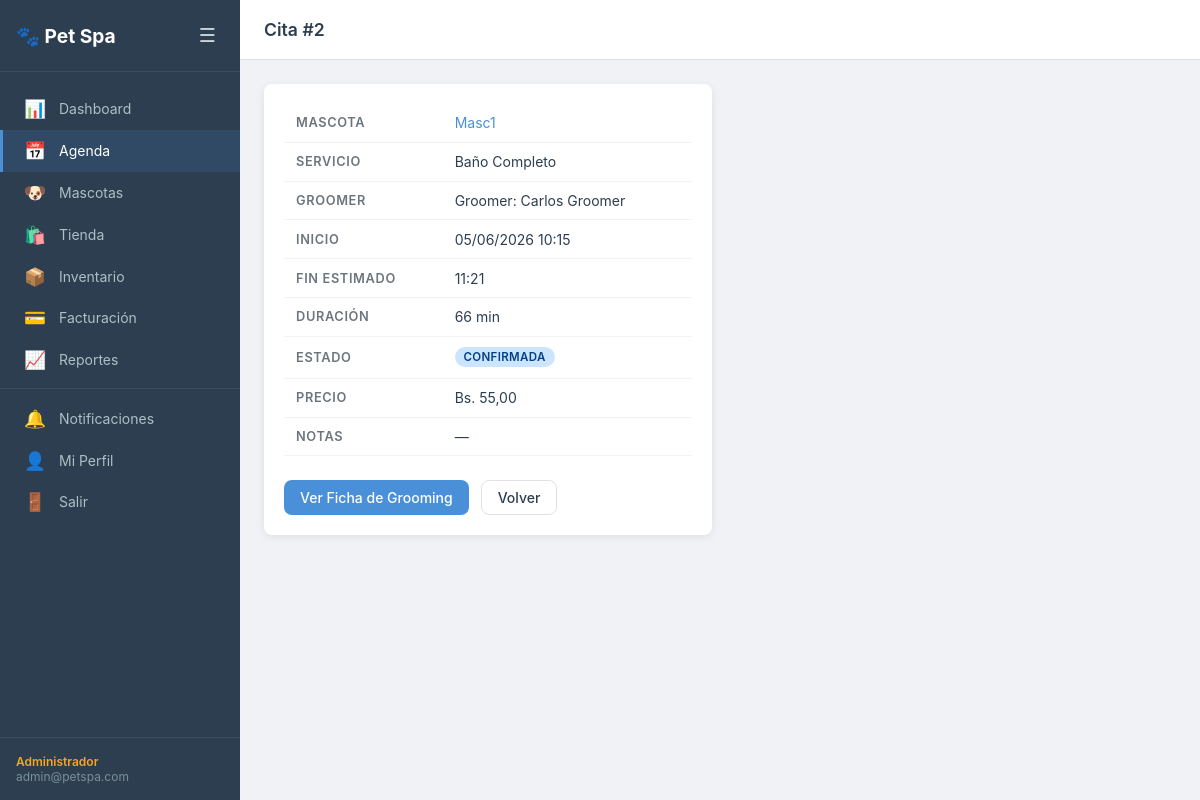
Screenshot of /agenda/cita/2/ (signed in) with the database file from the repository.
### apps/usuarios/models.py (models this page shows, shortened)
class Usuario(AbstractUser):
    rol                = models.ForeignKey(Rol, on_delete=models.SET_NULL, null=True, blank=True)
    telefono           = models.CharField(max_length=20, blank=True)
    email              = models.EmailField(unique=True)
    email_verificado   = models.BooleanField(default=False)
    token_activacion   = models.CharField(max_length=64, blank=True)
    token_expiracion   = models.DateTimeField(null=True, blank=True)
    intentos_fallidos  = models.IntegerField(default=0)
    bloqueado_hasta    = models.DateTimeField(null=True, blank=True)
    two_factor_secret  = models.CharField(max_length=32, blank=True)
    two_factor_activo  = models.BooleanField(default=False)
    ultimo_acceso      = models.DateTimeField(null=True, blank=True)
    USERNAME_FIELD = 'email'
    REQUIRED_FIELDS = ['username']
    class Meta:
        verbose_name = 'Usuario'
        verbose_name_plural = 'Usuarios'
    def tiene_rol(self, nombre_rol):
        return self.rol and self.rol.nombre == nombre_rol
    def es_groomer(self):
        return self.tiene_rol('groomer')

class Rol(models.Model):
    NOMBRES = [
        ('admin', 'Administrador'),
        ('recepcion', 'Recepción'),
        ('groomer', 'Groomer'),
        ('cliente', 'Cliente'),
    ]
    nombre      = models.CharField(max_length=50, unique=True, choices=NOMBRES)
    descripcion = models.TextField(blank=True)
    def __str__(self):
        return self.get_nombre_display()

### apps/agenda/models.py (models this page shows, shortened)
class Cita(models.Model):
    ESTADO = [
        ('agendada', 'Agendada'),
        ('confirmada', 'Confirmada'),
        ('en_progreso', 'En Progreso'),
        ('completada', 'Completada'),
        ('cancelada', 'Cancelada'),
        ('no_asistio', 'No Asistió'),
    ]
    mascota              = models.ForeignKey(Mascota, on_delete=models.CASCADE, related_name='citas')
    groomer              = models.ForeignKey(Groomer, on_delete=models.PROTECT, related_name='citas')
    servicio             = models.ForeignKey(Servicio, on_delete=models.PROTECT)
    fecha_hora_inicio    = models.DateTimeField()
    fecha_hora_fin       = models.DateTimeField()
    duracion_real        = models.IntegerField(null=True, blank=True)
    estado               = models.CharField(max_length=20, choices=ESTADO, default='agendada')
    creado_por           = models.ForeignKey(Usuario, on_delete=models.SET_NULL, null=True,
                               related_name='citas_creadas')
    reprogramado_por     = models.ForeignKey(Usuario, on_delete=models.SET_NULL, null=True, blank=True,
                               related_name='citas_reprogramadas')
    fecha_reprogramacion = models.DateTimeField(null=True, blank=True)
    notas                = models.TextField(blank=True)
    precio_calculado     = models.DecimalField(max_digits=8, decimal_places=2, default=0)
    creado_en            = models.DateTimeField(auto_now_add=True)
    class Meta:
        ordering = ['fecha_hora_inicio']
    def duracion_minutos(self):
        delta = self.fecha_hora_fin - self.fecha_hora_inicio
        return int(delta.total_seconds() / 60)

class Servicio(models.Model):
    nombre                       = models.CharField(max_length=100)
    descripcion                  = models.TextField(blank=True)
    duracion_base_minutos        = models.IntegerField(default=60)
    precio_base                  = models.DecimalField(max_digits=8, decimal_places=2)
    permite_doble_booking        = models.BooleanField(default=False)
    requiere_bloqueo_consecutivo = models.BooleanField(default=False)
    factor_tamanio_raza          = models.JSONField(default=dict, blank=True)
    consumo_insumos              = models.JSONField(default=dict, blank=True)
    activo                       = models.BooleanField(default=True)

class Groomer(models.Model):
    usuario              = models.OneToOneField(Usuario, on_delete=models.CASCADE, related_name='groomer')
    especialidad         = models.CharField(max_length=100, blank=True)
    capacidad_simultanea = models.IntegerField(default=1)
    horario_trabajo      = models.JSONField(default=dict, blank=True)
    esta_activo          = models.BooleanField(default=True)
    def __str__(self):
        return f"Groomer: {self.usuario.get_full_name() or self.usuario.email}"

### apps/mascotas/models.py (models this page shows, shortened)
class Mascota(models.Model):
    TAMANIO = [
        ('pequeno', 'Pequeño'),
        ('mediano', 'Mediano'),
        ('grande', 'Grande'),
        ('gigante', 'Gigante'),
    ]
    TEMPERAMENTO = [
        ('tranquilo', 'Tranquilo'),
        ('nervioso', 'Nervioso'),
        ('agresivo', 'Agresivo'),
        ('inquieto', 'Inquieto'),
    ]
    duenos           = models.ManyToManyField(Cliente, through='MascotaDueno', related_name='mascotas')
    nombre           = models.CharField(max_length=100)
    especie          = models.CharField(max_length=50)
    raza             = models.CharField(max_length=100)
    tamanio          = models.CharField(max_length=20, choices=TAMANIO)
    fecha_nacimiento = models.DateField()
    alergias         = models.TextField(blank=True)
    temperamento     = models.CharField(max_length=20, choices=TEMPERAMENTO, default='tranquilo')
    peso_kg          = models.DecimalField(max_digits=5, decimal_places=2, default=0)
    restricciones    = models.TextField(blank=True)
    foto_perfil      = models.ImageField(upload_to='mascotas/perfil/', blank=True)
    activa           = models.BooleanField(default=True)
    creado_en        = models.DateTimeField(auto_now_add=True)

### apps/agenda/views.py (the view, shortened to what this page needs)
# urls.py: path('cita/<int:pk>/', views.detalle_cita, name='detalle_cita'),
@login_requerido
def detalle_cita(request, pk):
    cita = get_object_or_404(Cita, pk=pk)
    return render(request, 'agenda/detalle_cita.html', {'cita': cita})

### templates/agenda/detalle_cita.html (shortened to what this page needs)
{% extends 'base.html' %}
{% block page_title %}Cita #{{ cita.pk }}{% endblock %}
{% block content %}
<div class="detail-grid">
  <div class="card">
    <div class="card-body">
      <table class="table">
        <tr><th>Mascota</th><td><a href="{% url 'mascotas:detalle' cita.mascota.pk %}">{{ cita.mascota.nombre }}</a></td></tr>
        <tr><th>Servicio</th><td>{{ cita.servicio.nombre }}</td></tr>
        <tr><th>Groomer</th><td>{{ cita.groomer }}</td></tr>
        <tr><th>Inicio</th><td>{{ cita.fecha_hora_inicio|date:"d/m/Y H:i" }}</td></tr>
        <tr><th>Fin estimado</th><td>{{ cita.fecha_hora_fin|date:"H:i" }}</td></tr>
        <tr><th>Duración</th><td>{{ cita.duracion_minutos }} min</td></tr>
        <tr><th>Estado</th><td><span class="badge badge-{{ cita.estado }}">{{ cita.get_estado_display }}</span></td></tr>
        <tr><th>Precio</th><td>Bs. {{ cita.precio_calculado }}</td></tr>
        <tr><th>Notas</th><td>{{ cita.notas|default:"—" }}</td></tr>
      </table>
      <div class="form-actions">
        {% if cita.ficha %}
        <a href="{% url 'grooming:ficha' cita.ficha.pk %}" class="btn btn-primary">Ver Ficha de Grooming</a>
        {% endif %}
        <a href="{% url 'agenda:calendario' %}" class="btn btn-outline">Volver</a>
      </div>
    </div>
  </div>
</div>
{% endblock %}

### templates/base.html (shortened to what this page needs)
{% load static %}
<!DOCTYPE html>
<html lang="es">
<head>
  <link rel="stylesheet" href="{% static 'css/base.css' %}">
</head>
<body>
<div class="layout">
  <aside class="sidebar" id="sidebar">
    <div class="sidebar-header">
      <span class="logo">🐾 Pet Spa</span>
      <button class="sidebar-toggle" onclick="toggleSidebar()">☰</button>
    </div>
    <nav class="sidebar-nav">
      <a href="{% url 'dashboard:inicio' %}" class="nav-item {% if request.resolver_match.namespace == 'dashboard' %}active{% endif %}">
        <span class="nav-icon">📊</span><span class="nav-label">Dashboard</span>
      </a>
      {% if user.rol.nombre != 'cliente' %}
      <a href="{% url 'agenda:calendario' %}" class="nav-item {% if request.resolver_match.namespace == 'agenda' %}active{% endif %}">
        <span class="nav-icon">📅</span><span class="nav-label">Agenda</span>
      </a>
      {% endif %}
      <a href="{% url 'mascotas:lista' %}" class="nav-item {% if request.resolver_match.namespace == 'mascotas' %}active{% endif %}">
        <span class="nav-icon">🐶</span><span class="nav-label">Mascotas</span>
      </a>
      <a href="{% url 'tienda:catalogo' %}" class="nav-item {% if request.resolver_match.namespace == 'tienda' %}active{% endif %}">
        <span class="nav-icon">🛍️</span><span class="nav-label">Tienda</span>
      </a>
      {% if user.rol.nombre in 'admin,recepcion' %}
      <a href="{% url 'inventario:lista' %}" class="nav-item {% if request.resolver_match.namespace == 'inventario' %}active{% endif %}">
        <span class="nav-icon">📦</span><span class="nav-label">Inventario</span>
      </a>
      <a href="{% url 'facturacion:lista' %}" class="nav-item {% if request.resolver_match.namespace == 'facturacion' %}active{% endif %}">
        <span class="nav-icon">💳</span><span class="nav-label">Facturación</span>
      </a>
      {% endif %}
      {% if user.rol.nombre == 'admin' %}
      <a href="{% url 'dashboard:ocupacion' %}" class="nav-item">
        <span class="nav-icon">📈</span><span class="nav-label">Reportes</span>
      </a>
      {% endif %}
      <div class="nav-divider"></div>
      <a href="{% url 'notificaciones:lista' %}" class="nav-item">
        <span class="nav-icon">🔔</span><span class="nav-label">Notificaciones</span>
      </a>
      <a href="{% url 'usuarios:perfil' %}" class="nav-item">
        <span class="nav-icon">👤</span><span class="nav-label">Mi Perfil</span>
      </a>
      <a href="{% url 'usuarios:logout' %}" class="nav-item nav-logout">
        <span class="nav-icon">🚪</span><span class="nav-label">Salir</span>
      </a>
    </nav>
    <div class="sidebar-footer">
      <span class="user-rol">{{ user.rol }}</span>
      <span class="user-email">{{ user.email }}</span>
    </div>
  </aside>
  <main class="main-content">
    <header class="topbar">
      <h1 class="page-title">{% block page_title %}{% endblock %}</h1>
    </header>
    <div class="content-body">
      {% block content %}{% endblock %}
    </div>
  </main>
</div>
</body>
</html>

### static/css/base.css (style rules this page uses)
:root { --primary: #4A90D9; --primary-dk: #3070b3; --secondary: #F5A623; --success: #28a745; --danger: #dc3545; --warning: #ffc107; --info: #17a2b8; --dark: #2C3E50; --gray: #6c757d; --light: #f8f9fa; --border: #dee2e6; --sidebar-w: 240px; --topbar-h: 60px; --radius: 8px; --shadow: 0 2px 8px rgba(0,0,0,.08); --shadow-md: 0 4px 16px rgba(0,0,0,.12); }
*, *::before, *::after { box-sizing: border-box; margin: 0; padding: 0; }
body { font-family: -apple-system, BlinkMacSystemFont, 'Segoe UI', Roboto, sans-serif; font-size: 14px; color: var(--dark); background: #f0f2f5; min-height: 100vh; }
a { color: var(--primary); text-decoration: none; }
.layout { display: flex; min-height: 100vh; }
.sidebar { width: var(--sidebar-w); background: var(--dark); color: #cdd6df; display: flex; flex-direction: column; position: fixed; top: 0; left: 0; bottom: 0; z-index: 100; transition: transform .25s; }
.sidebar-header { display: flex; align-items: center; justify-content: space-between; padding: 1.25rem 1rem; border-bottom: 1px solid rgba(255,255,255,.08); }
.logo { font-size: 1.2rem; font-weight: 700; color: #fff; }
.sidebar-toggle, .menu-btn { background: none; border: none; color: #cdd6df; font-size: 1.2rem; cursor: pointer; padding: .25rem .5rem; }
.sidebar-nav { flex: 1; padding: 1rem 0; overflow-y: auto; }
.nav-item { display: flex; align-items: center; gap: .75rem; padding: .65rem 1.25rem; color: #b0bec5; transition: background .15s, color .15s; border-left: 3px solid transparent; }
.nav-item.active { background: rgba(74,144,217,.15); color: #fff; border-left-color: var(--primary); }
.nav-icon { font-size: 1.1rem; width: 24px; text-align: center; }
.nav-divider { height: 1px; background: rgba(255,255,255,.08); margin: .5rem 0; }
.sidebar-footer { padding: 1rem; border-top: 1px solid rgba(255,255,255,.08); font-size: .75rem; }
.user-rol { display: block; color: var(--secondary); font-weight: 600; }
.user-email { display: block; color: #78909c; white-space: nowrap; overflow: hidden; text-overflow: ellipsis; }
.main-content { margin-left: var(--sidebar-w); flex: 1; display: flex; flex-direction: column; min-height: 100vh; }
.topbar { height: var(--topbar-h); background: #fff; border-bottom: 1px solid var(--border); display: flex; align-items: center; padding: 0 1.5rem; gap: 1rem; position: sticky; top: 0; z-index: 50; }
.page-title { flex: 1; font-size: 1.1rem; font-weight: 600; }
.content-body { padding: 1.5rem; }
.btn { display: inline-flex; align-items: center; gap: .35rem; padding: .5rem 1rem; border-radius: var(--radius); border: none; cursor: pointer; font-size: .875rem; font-weight: 500; transition: background .15s, transform .1s; text-decoration: none; }
.btn-primary { background: var(--primary); color: #fff; }
.btn-outline { background: transparent; border: 1px solid var(--border); color: var(--dark); }
.card { background: #fff; border-radius: var(--radius); box-shadow: var(--shadow); overflow: hidden; }
.card-body { padding: 1.25rem; }
.table { width: 100%; border-collapse: collapse; }
.table th, .table td { padding: .65rem .75rem; border-bottom: 1px solid #f1f3f5; text-align: left; }
.table th { font-weight: 600; color: var(--gray); font-size: .8rem; text-transform: uppercase; letter-spacing: .05em; }
.form-actions { display: flex; gap: .75rem; margin-top: 1.5rem; }
.badge { display: inline-block; padding: .2rem .55rem; border-radius: 20px; font-size: .72rem; font-weight: 600; text-transform: uppercase; letter-spacing: .03em; }
.badge-confirmada { background: #cce5ff; color: #004085; }
.detail-grid { display: grid; grid-template-columns: 1fr 1fr; gap: 1rem; }

### rows the page displays
Usuario: rol "Administrador", email "admin@petspa.com"
Cita: pk "2", mascota.nombre "Masc1", servicio.nombre "Baño Completo", groomer "Groomer: Carlos Groomer", fecha_hora_inicio "05/06/2026 10:15", fecha_hora_fin "11:21", duracion_minutos "66", estado "CONFIRMADA", precio_calculado "55,00", notas "—"
